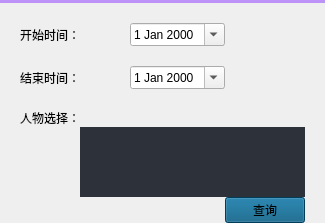
                 <widget class="QFrame" name="extraRightBox">
                  <property name="minimumSize">
                   <size>
                    <width>0</width>
                    <height>0</height>
                   </size>
                  </property>
                  <property name="maximumSize">
                   <size>
                    <width>0</width>
                    <height>16777215</height>
                   </size>
                  </property>
                  <property name="toolTip">
                   <string>Search</string>
                  </property>
                  <property name="frameShape">
                   <enum>QFrame::NoFrame</enum>
                  </property>
                  <property name="frameShadow">
                   <enum>QFrame::Raised</enum>
                  </property>
                  <layout class="QVBoxLayout" name="verticalLayout_7">
                   <property name="spacing">
                    <number>0</number>
                   </property>
                   <property name="leftMargin">
                    <number>0</number>
                   </property>
                   <property name="topMargin">
                    <number>0</number>
                   </property>
                   <property name="rightMargin">
                    <number>0</number>
                   </property>
                   <property name="bottomMargin">
                    <number>0</number>
                   </property>
                   <item>
                    <widget class="QFrame" name="themeSettingsTopDetail">
                     <property name="minimumSize">
                      <size>
                       <width>0</width>
                       <height>3</height>
                      </size>
                     </property>
                     <property name="maximumSize">
                      <size>
                       <width>16777215</width>
                       <height>3</height>
                      </size>
                     </property>
                     <property name="styleSheet">
                      <string notr="true">background-color: rgb(189, 147, 249)</string>
                     </property>
                     <property name="frameShape">
                      <enum>QFrame::NoFrame</enum>
                     </property>
                     <property name="frameShadow">
                      <enum>QFrame::Raised</enum>
                     </property>
                    </widget>
                   </item>
                   <item>
                    <widget class="QFrame" name="contentSettings">
                     <property name="minimumSize">
                      <size>
                       <width>0</width>
                       <height>0</height>
                      </size>
                     </property>
                     <property name="frameShape">
                      <enum>QFrame::NoFrame</enum>
                     </property>
                     <property name="frameShadow">
                      <enum>QFrame::Raised</enum>
                     </property>
                     <layout class="QVBoxLayout" name="verticalLayout_13">
                      <property name="spacing">
                       <number>0</number>
                      </property>
                      <property name="leftMargin">
                       <number>20</number>
                      </property>
                      <property name="topMargin">
                       <number>20</number>
                      </property>
                      <property name="rightMargin">
                       <number>20</number>
                      </property>
                      <property name="bottomMargin">
                       <number>0</number>
                      </property>
                      <item>
                       <layout class="QGridLayout" name="gridLayout">
                        <item row="3" column="2">
                         <widget class="QDateEdit" name="end_edit">
                          <property name="calendarPopup">
                           <bool>true</bool>
                          </property>
                         </widget>
                        </item>
                        <item row="1" column="0">
                         <widget class="QLabel" name="label">
                          <property name="styleSheet">
                           <string notr="true"/>
                          </property>
                          <property name="text">
                           <string>开始时间：</string>
                          </property>
                         </widget>
                        </item>
                        <item row="6" column="4">
                         <spacer name="horizontalSpacer_6">
                          <property name="orientation">
                           <enum>Qt::Horizontal</enum>
                          </property>
                          <property name="sizeHint" stdset="0">
                           <size>
                            <width>40</width>
                            <height>20</height>
                           </size>
                          </property>
                         </spacer>
                        </item>
                        <item row="2" column="0">
                         <widget class="QWidget" name="widget_5" native="true">
                          <property name="minimumSize">
                           <size>
                            <width>0</width>
                            <height>20</height>
                           </size>
                          </property>
                         </widget>
                        </item>
                        <item row="3" column="0">
                         <widget class="QLabel" name="label_2">
                          <property name="text">
                           <string>结束时间：</string>
                          </property>
                         </widget>
                        </item>
                        <item row="1" column="1">
                         <widget class="QWidget" name="widget_3" native="true">
                          <property name="minimumSize">
                           <size>
                            <width>50</width>
                            <height>0</height>
                           </size>
                          </property>
                         </widget>
                        </item>
                        <item row="5" column="0">
                         <widget class="QLabel" name="label_3">
                          <property name="text">
                           <string>人物选择：</string>
                          </property>
                         </widget>
                        </item>
                        <item row="1" column="3">
                         <spacer name="horizontalSpacer_5">
                          <property name="orientation">
                           <enum>Qt::Horizontal</enum>
                          </property>
                          <property name="sizeHint" stdset="0">
                           <size>
                            <width>40</width>
                            <height>20</height>
                           </size>
                          </property>
                         </spacer>
                        </item>
                        <item row="6" column="0">
                         <spacer name="verticalSpacer">
                          <property name="orientation">
                           <enum>Qt::Vertical</enum>
                          </property>
                          <property name="sizeHint" stdset="0">
                           <size>
                            <width>20</width>
                            <height>40</height>
                           </size>
                          </property>
                         </spacer>
                        </item>
                        <item row="7" column="3">
                         <layout class="QHBoxLayout" name="horizontalLayout_9">
                          <property name="spacing">
                           <number>0</number>
                          </property>
                          <item>
                           <spacer name="horizontalSpacer_9">
                            <property name="orientation">
                             <enum>Qt::Horizontal</enum>
                            </property>
                            <property name="sizeHint" stdset="0">
                             <size>
                              <width>40</width>
                              <height>20</height>
                             </size>
                            </property>
                           </spacer>
                          </item>
                          <item>
                           <widget class="QPushButton" name="search_button">
                            <property name="sizePolicy">
                             <sizepolicy hsizetype="Preferred" vsizetype="Fixed">
                              <horstretch>0</horstretch>
                              <verstretch>0</verstretch>
                             </sizepolicy>
                            </property>
                            <property name="styleSheet">
                             <string notr="true">background-color: rgb(0, 85, 127);
</string>
                            </property>
                            <property name="text">
                             <string>查询</string>
                            </property>
                           </widget>
                          </item>
                          <item>
                           <spacer name="horizontalSpacer_7">
                            <property name="orientation">
                             <enum>Qt::Horizontal</enum>
                            </property>
                            <property name="sizeHint" stdset="0">
                             <size>
                              <width>40</width>
                              <height>20</height>
                             </size>
                            </property>
                           </spacer>
                          </item>
                         </layout>
                        </item>
                        <item row="4" column="0">
                         <widget class="QWidget" name="widget_6" native="true">
                          <property name="minimumSize">
                           <size>
                            <width>0</width>
                            <height>20</height>
                           </size>
                          </property>
                         </widget>
                        </item>
                        <item row="1" column="2">
                         <widget class="QDateEdit" name="start_edit">
                          <property name="calendarPopup">
                           <bool>true</bool>
                          </property>
                         </widget>
                        </item>
                        <item row="6" column="1" colspan="3">
                         <widget class="QScrollArea" name="scrollArea">
                          <property name="styleSheet">
                           <string notr="true">background-color: rgb(44, 49, 58);
border: 1px solid rgb(44, 49, 58);
</string>
                          </property>
                          <property name="widgetResizable">
                           <bool>true</bool>
                          </property>
                          <widget class="QWidget" name="scrollAreaWidgetContents_3">
                           <property name="geometry">
                            <rect>
                             <x>0</x>
                             <y>0</y>
                             <width>38</width>
                             <height>258</height>
                            </rect>
                           </property>
                           <layout class="QVBoxLayout" name="layout111">
                            <item>
                             <layout class="QVBoxLayout" name="checkbox_list"/>
                            </item>
                            <item>
                             <spacer name="verticalSpacer_2">
                              <property name="orientation">
                               <enum>Qt::Vertical</enum>
                              </property>
                              <property name="sizeHint" stdset="0">
                               <size>
                                <width>20</width>
                                <height>40</height>
                               </size>
                              </property>
                             </spacer>
                            </item>
                           </layout>
                          </widget>
                         </widget>
                        </item>
                       </layout>
                      </item>
                     </layout>
                    </widget>
                   </item>
                  </layout>
                 </widget>
